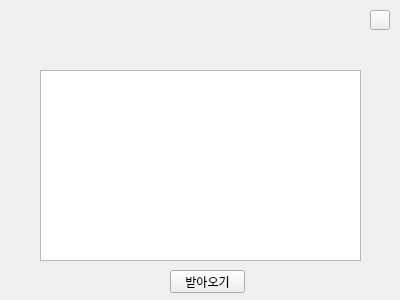
<?xml version="1.0" encoding="UTF-8"?>
<ui version="4.0">
 <class>Form</class>
 <widget class="QWidget" name="Form">
  <property name="geometry">
   <rect>
    <x>0</x>
    <y>0</y>
    <width>400</width>
    <height>300</height>
   </rect>
  </property>
  <property name="windowTitle">
   <string>Form</string>
  </property>
  <widget class="QPushButton" name="CloseButton">
   <property name="geometry">
    <rect>
     <x>370</x>
     <y>10</y>
     <width>20</width>
     <height>20</height>
    </rect>
   </property>
   <property name="cursor">
    <cursorShape>PointingHandCursor</cursorShape>
   </property>
   <property name="text">
    <string/>
   </property>
  </widget>
  <widget class="QPushButton" name="ReceiveButton">
   <property name="geometry">
    <rect>
     <x>170</x>
     <y>270</y>
     <width>75</width>
     <height>23</height>
    </rect>
   </property>
   <property name="cursor">
    <cursorShape>PointingHandCursor</cursorShape>
   </property>
   <property name="text">
    <string>받아오기</string>
   </property>
  </widget>
  <widget class="QListWidget" name="ProgramList">
   <property name="geometry">
    <rect>
     <x>40</x>
     <y>70</y>
     <width>321</width>
     <height>191</height>
    </rect>
   </property>
   <property name="selectionMode">
    <enum>QAbstractItemView::MultiSelection</enum>
   </property>
  </widget>
 </widget>
 <resources/>
 <connections/>
</ui>
